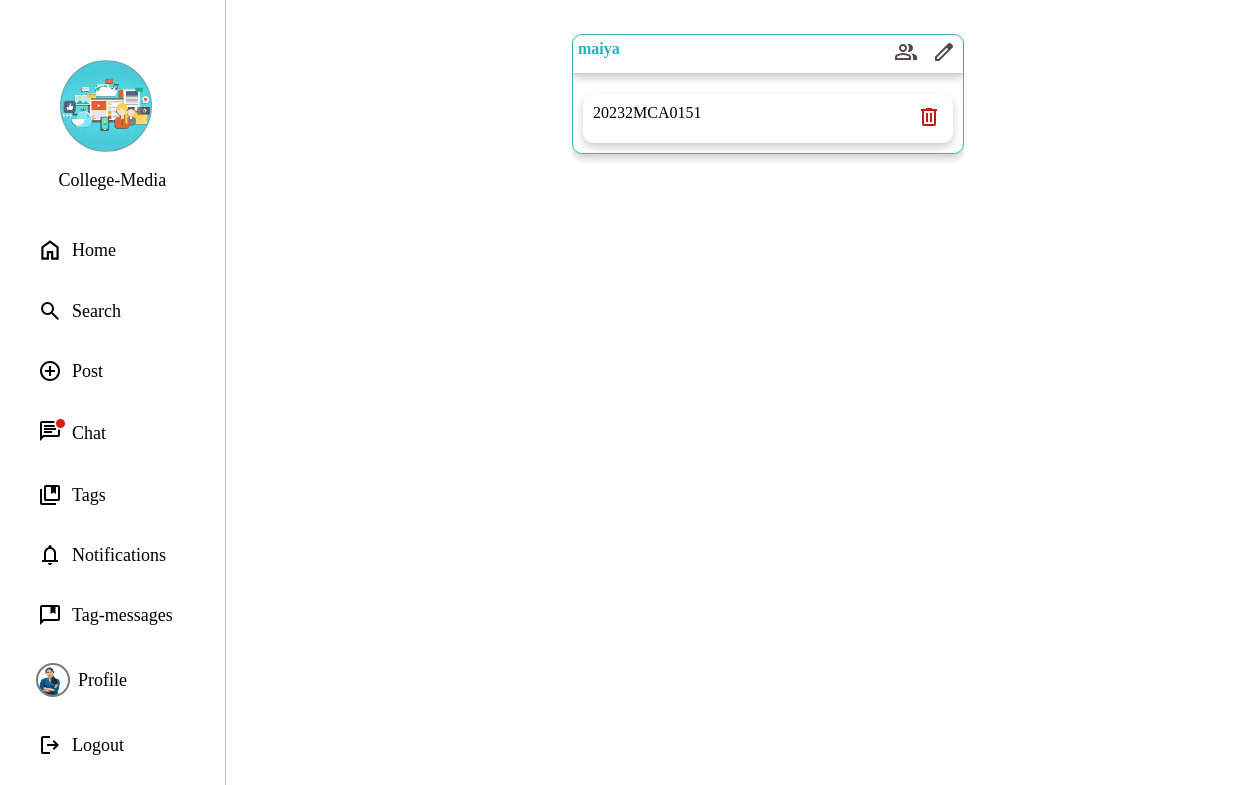
Before: /user_dash/tags (signed in) with the older database file.
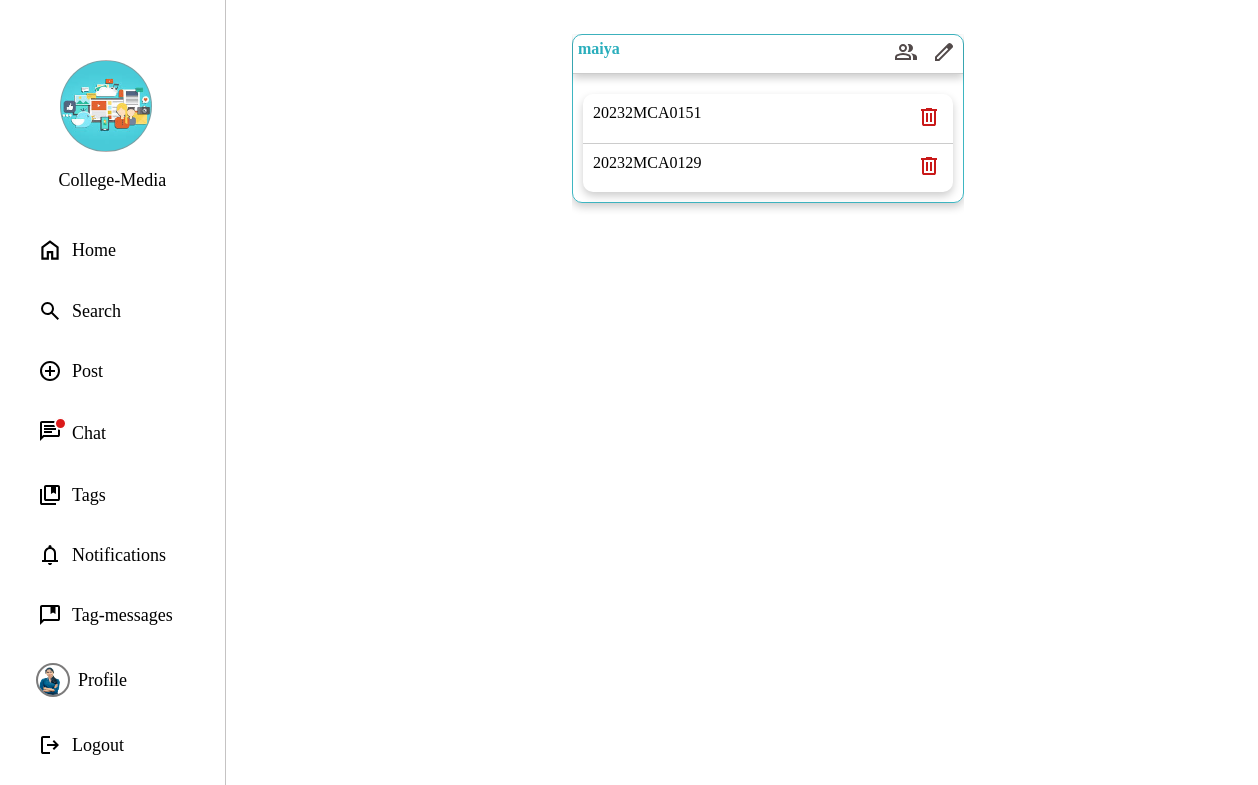
After: the same page with the newer database file.
### user_app/models.py (models this page shows)
class Tag(models.Model):
    tag_given_by=models.ForeignKey(Student,on_delete=models.CASCADE,related_name='tags_given')
    tag_person=models.ForeignKey(Student,on_delete=models.CASCADE,related_name='tags_received')
    tag=models.CharField(max_length=20,blank=True)
    universal=models.BooleanField(default=False)
    def __str__(self):
        return '{}-{}'.format(self.tag,self.tag_person)

### staff_app/models.py (models this page shows)
class Student(models.Model):
    user = models.OneToOneField(CoustomUser, on_delete=models.CASCADE)
    roll_number = models.CharField(max_length=15, unique=True)
    email = models.EmailField(unique=True)
    name=models.CharField(max_length=30, blank=True)
    section=models.CharField(max_length=10, blank=True)
    school=models.CharField(max_length=100, blank=True)
    dob=models.CharField(max_length=20, blank=True)
    profile_image=models.ImageField(upload_to='profile_image/', blank=True, null=True)
    def __str__(self):
        return self.roll_number

### user_app/views.py (the view)
# urls.py: path("tags",views.tags,name="tags"),
def tags(request):
    roll_number=request.user
    roll_number=Student.objects.get(user=roll_number)
    tags=Tag.objects.filter(tag_given_by=roll_number)
    unique_tags = {}
    for tag in tags:
        if tag.tag not in unique_tags:
            unique_tags[tag.tag] = tag
    print("UNIQUE TAGS:",unique_tags)
    only_tags=[]
    for i in unique_tags:
        only_tags.append(i)
        print(only_tags)
    unique_tags_list = list(unique_tags.values())
    print(unique_tags_list)
    taged_persons=Tag.objects.filter(tag__in=only_tags )
    print("_________________________________________________")
    print("total persons",taged_persons)
    return render(request, 'user_pages/user_tags.html', {'tags': unique_tags_list,'taged_persons':taged_persons})

### staff_app/context_processors.py (called while the page is built)
def student_profile(request):
    if request.user.is_authenticated:
        try:
            student = Student.objects.get(user=request.user)
            return {'student_profile': student}
        except Student.DoesNotExist:
            return {}  # No Student instance found
    return {}

### templates/user_pages/user_tags.html (shortened to what this page needs)
{% extends "user_pages/base.html" %}
{% load static %}
{% block content %}
<div class="right">
  <div class="tag-cloud">
    {% for tag in tags %}
    <div class="tag-card">
      <div class="tag-head">
        <div class="tag-title">{{ tag.tag }}</div>
        <div class="button-action">
          <div class="group" id="tag-people" onclick="showTagPerson({{ tag.id }})"></div>
          <div class="edit" onclick="showEditField({{ tag.id }})"></div>
        </div>
      </div>
      <div class="tag-body-p" id="tag-person-{{ tag.id }}">
        {% for person in taged_persons%}
        {% if tag.tag == person.tag %}
        <div class="tagged-people-list">
          <div>{{ person.tag_person }}</div>
          <div class="delete-tag-person">
            <form method="post" action="{% url 'delete_person' person.id %}" style="display:inline;">
              <button type="submit" class="delete"><svg xmlns="http://www.w3.org/2000/svg" height="24px"
                  viewBox="0 -960 960 960" width="24px" fill="#EA3323">
                  <path
                    d="M280-120q-33 0-56.5-23.5T200-200v-520h-40v-80h200v-40h240v40h200v80h-40v520q0 33-23.5 56.5T680-120H280Zm400-600H280v520h400v-520ZM360-280h80v-360h-80v360Zm160 0h80v-360h-80v360ZM280-720v520-520Z" />
                </svg></button>
            </form>
          </div>
        </div>
        {% endif %}
        {% endfor %}
      </div>
    </div>
    {% endfor %}
  </div>
</div>
{% endblock content %}

Changed rows visible on the page:
added Tag: tag_person "20232MCA0129", shown under "maiya"
